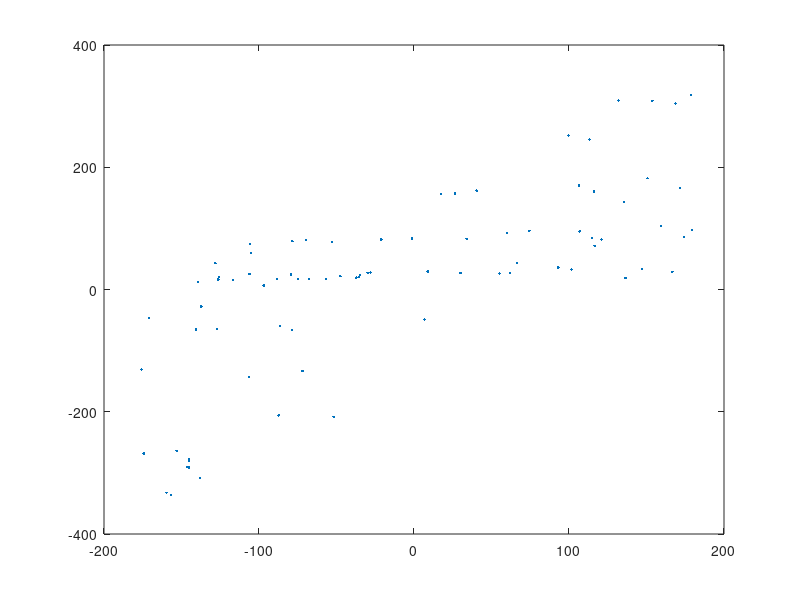

Write MATLAB code to recreate this figure.
function [stdev_orig, stdev_list] = calc_angles

pref = [-35.35
-128.13
-137.28
-153.19
-69.5
115.01
-28.14
-105.89
-116.88
-37.19
-56.72
-139.52
-75.04
-34.82
136.42
-1.37
-145.19
-138.2
-146.6
6.69
113.22
-175.76
106.49
150.66
-67.82
-105.35
106.87
-79.45
-47.46
121.05
-126.86
26.45
-106.21
-145.15
-174.33
166.69
159.27
174.31
-29.91
-125.75
-140.59
-88.36
116.21
116.52
-21.16
60.05
153.84
131.94
99.74
-145.34
168.75
-159.67
-78.6
-78.48
-106.14
74.5
179.5
8.93
40.45
-51.83
178.75
-170.75
-156.72
-52.94
-71.94
93.04
30.03
-87.34
55.06
-126.34
17.44
171.69
33.9
-86.35
66.59
101.59
62.03
-96.91
147.1
135.53
];

off = [20.8488
42.8828
332.3491
96.1188
80.6333
84.0446
27.6443
73.9719
15.7603
19.3293
16.9082
12.3492
17.343
23.4226
18.8087
83.7146
68.6259
51.2073
69.6751
310.9647
245.7287
229.3587
169.9152
181.9492
17.5195
59.6443
95.1422
24.2896
21.9748
81.9684
295.3105
157.0304
216.8441
81.7416
91.7801
29.0687
103.6604
85.8149
27.4058
20.7634
294.6314
17.0762
160.4737
71.5246
81.7972
92.5296
308.5381
309.3371
251.7445
79.6229
304.0059
27.5066
293.3311
79.0191
25.5726
96.0013
97.0981
29.3501
161.7053
151.7682
318.3175
313.2872
23.3296
77.2626
226.5137
35.808
26.8903
154.0596
26.1101
16.4374
156.4618
165.5954
82.9812
300.5131
43.6446
32.4938
27.3835
6.4843
33.8866
142.9327
];

pref_adj = zeros(length(pref), 1);
off_adj = zeros(length(off), 1);

PATHOUT = 'Z:\Users\jerry\SurfAnalysis\';    
outfile = [PATHOUT 'LinSumvsCon_ALL_12.20.04.dat'];

fid = fopen(outfile, 'a');

for i=1:length(pref)
   if pref(i) > 360
      pref(i) = mod(pref(i), 360);
   elseif pref(i) < -360
      pref(i) = mod(pref(i), -360);
   end
   
   if pref(i) < 0
      if pref(i) < -180
         pref_adj(i) = mod(pref(i), 180);
      else
         pref_adj(i) = mod(pref(i), -180);
      end
   elseif pref(i) > 0
      if pref(i) > 180
         pref_adj(i) = mod(pref(i), -180);
      else
         pref_adj(i) = mod(pref(i), 180);
      end
   end
   
   test1 = mod(off(i), 360);
   test2 = mod(off(i), -360);
      
   if abs(pref_adj(i)-test1) < abs(pref_adj(i)-test2)
      off_adj(i) = test1;
   else
      off_adj(i) = test2;
   end
   
   line = sprintf(' %3.2f %3.2f\n', pref_adj(i), off_adj(i));
   fprintf(fid, '%s', [line]);
end

fprintf(fid, '\r\n');
fclose(fid);

diff_rad = (pref_adj - off_adj) * (3.14159/180);
sin_diff = sin(diff_rad);
cos_diff = cos(diff_rad);
sum_sin = sum(sin_diff(:));
sum_cos = sum(cos_diff(:));
n = length(diff_rad);
sum_sin = sum_sin/n;
sum_cos = sum_cos/n;
r = sqrt(sum_sin^2+sum_cos^2);
big_R = n*r;
z = big_R^2/n

[n z]

figure
plot(pref_adj, [off_adj], '.');
diff = abs(pref_adj - off_adj);
stdev_orig = std(diff);

%calculate z-value for Rayleigh's test

%include the permutation technique here:
do_permutation = 0;
if do_permutation == 1
    for i=1:10
       rand_ind = randperm(length(off));
       off_boot = zeros(length(off), 1);
       off_randperm = off(rand_ind);
       for j=1:length(pref)
          test1 = mod(off_randperm(j), 360);
          test2 = mod(off_randperm(j), -360);
         
          if abs(pref_adj(j)-test1) < abs(pref_adj(j)-test2)
             off_boot(j) = test1;
         else
             off_boot(j) = test2;
         end
     end
       diff = abs(pref_adj - off_boot);
       stdev_list(i) = std(diff);
    end

    list = find(stdev_list <= stdev_orig);
    sig = length(list)
    p_val = sig/length(stdev_list)
end